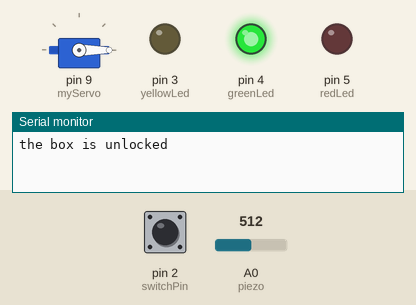
Recording of a sketch running on a simulated Arduino Uno, built with avr-gcc and run on an emulated ATmega328P. Shown: servo, output pins drawn as LEDs (lit = HIGH), the last lines printed to the serial monitor. The inputs (shaded band) are chosen by the test bench; at power-on: pin 2 (switchPin) LOW, A0 (piezo) = 512.

Above: at 1.2 s.
1.3 s: pin 2 (switchPin) pulled HIGH for 0.15 s
At 2.2 s:
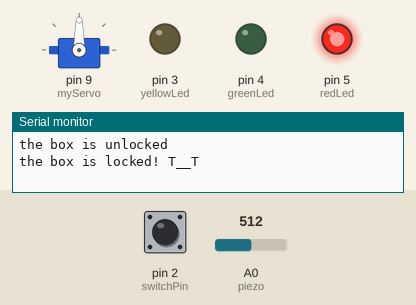
2.9 s: A0 (piezo) set to 122
4.4 s: A0 (piezo) set to 306
Timing chart, 0 to 7.4 s (numbered marks = the images above; inputs shaded):
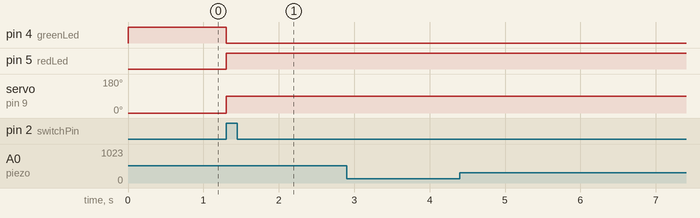

Measured:
- after the input at 1.3 s, pin 4 (greenLed): HIGH → LOW at once; pin 5 (redLed): LOW → HIGH at once; servo on pin 9 (myServo): 0° → 90° at once

The sketch:

12KnockLock.ino
```cpp
/*materials:
- arduino board
- wires (get a few)
- 1 10k ohm resistor
- 3 220 ohm resistor
- 3 leds (one red, one yellow, one green)
- 1 button
- 1 piezo
- 1 100 microfarad capacitor
- 1 1mil ohm resistor
- 1 servo motor

knock on the piezo three times at just the right volume and the
'lock' (servo motor) will unlock
*/

#include <Servo.h>

Servo myServo;

const int piezo = A0;
const int switchPin = 2;
const int yellowLed = 3;
const int greenLed = 4;
const int redLed = 5;

int knockVal;
int switchVal;

const int quietKnock = 10;
const int loudKnock = 100;

bool locked = false;
int numberOfKnocks = 0;

void setup() {
  myServo.attach(9);

  pinMode(yellowLed, OUTPUT);
  pinMode(greenLed, OUTPUT);
  pinMode(redLed, OUTPUT);

  pinMode(switchPin, INPUT);

  Serial.begin(9600);

  digitalWrite(greenLed, HIGH);

  //currently unlocked
  myServo.write(0);

  Serial.println("the box is unlocked");
}

void loop() {

  if(locked==false){
    switchVal = digitalRead(switchPin);

    if(switchVal==HIGH){
      locked = true;

      digitalWrite(greenLed, LOW);
      digitalWrite(redLed, HIGH);

      myServo.write(90);

      Serial.println("the box is locked! T__T");

      delay(1000);
    }
  }

  if(locked==true){
    knockVal = analogRead(piezo);

    if(numberOfKnocks<3 && knockVal>0){

      if(checkForKnock(knockVal)==true){
        numberOfKnocks++;
      }

      Serial.print(3-numberOfKnocks);
      Serial.println(" more knocks to go");
    }

    if(numberOfKnocks>=3){
      locked = false;

      myServo.write(0);

      delay(20);

      digitalWrite(greenLed, HIGH);
      digitalWrite(redLed, LOW);
      Serial.println("box is unlocked");

      numberOfKnocks = 0;
    }
  }
}

bool checkForKnock(int value){
  if(value>quietKnock && value<loudKnock){
    digitalWrite(yellowLed, HIGH);
    delay(50);
    digitalWrite(yellowLed, LOW);

    Serial.println("valid knock value of: " + value);
    }

    else{
      Serial.println("bad knock value of: " + value);

      return false;
  }
}
```
